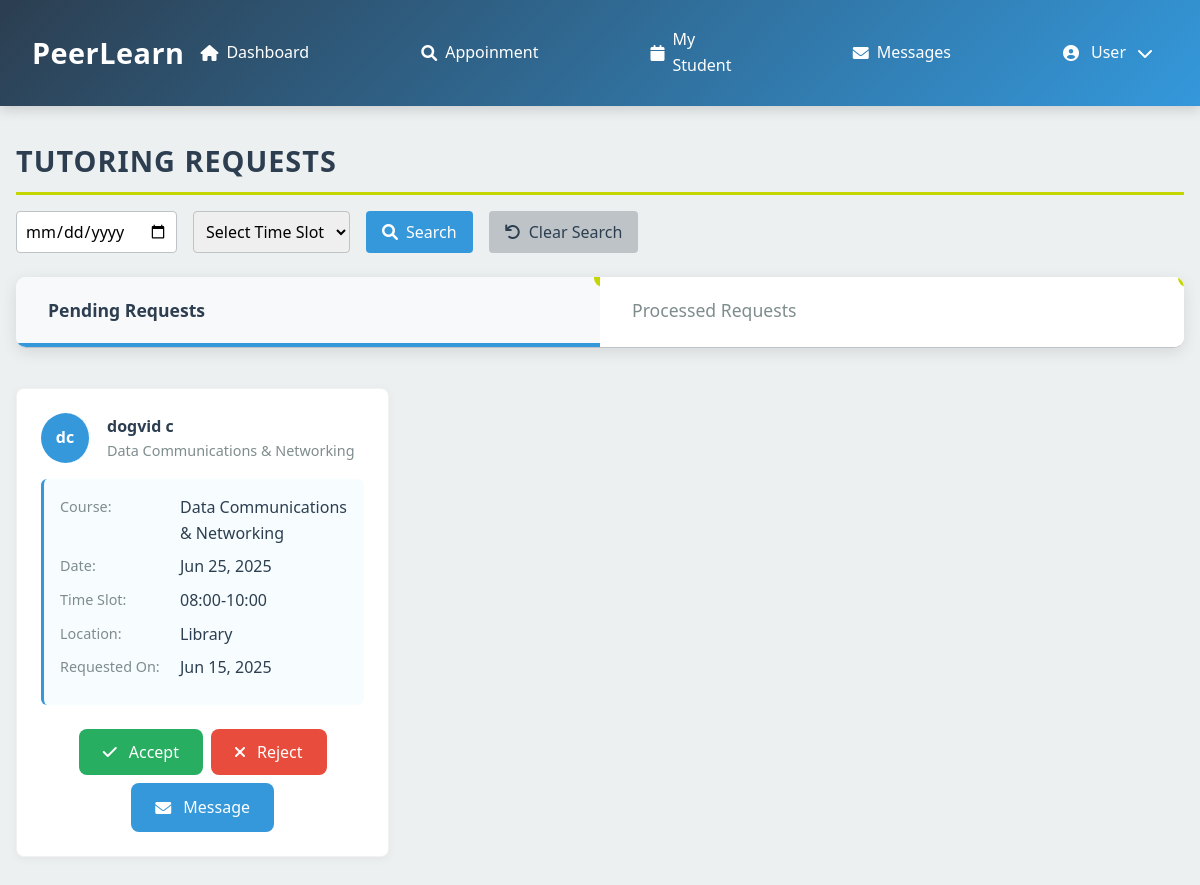
Page /tutor_requests.php (signed in) on the earlier database version.
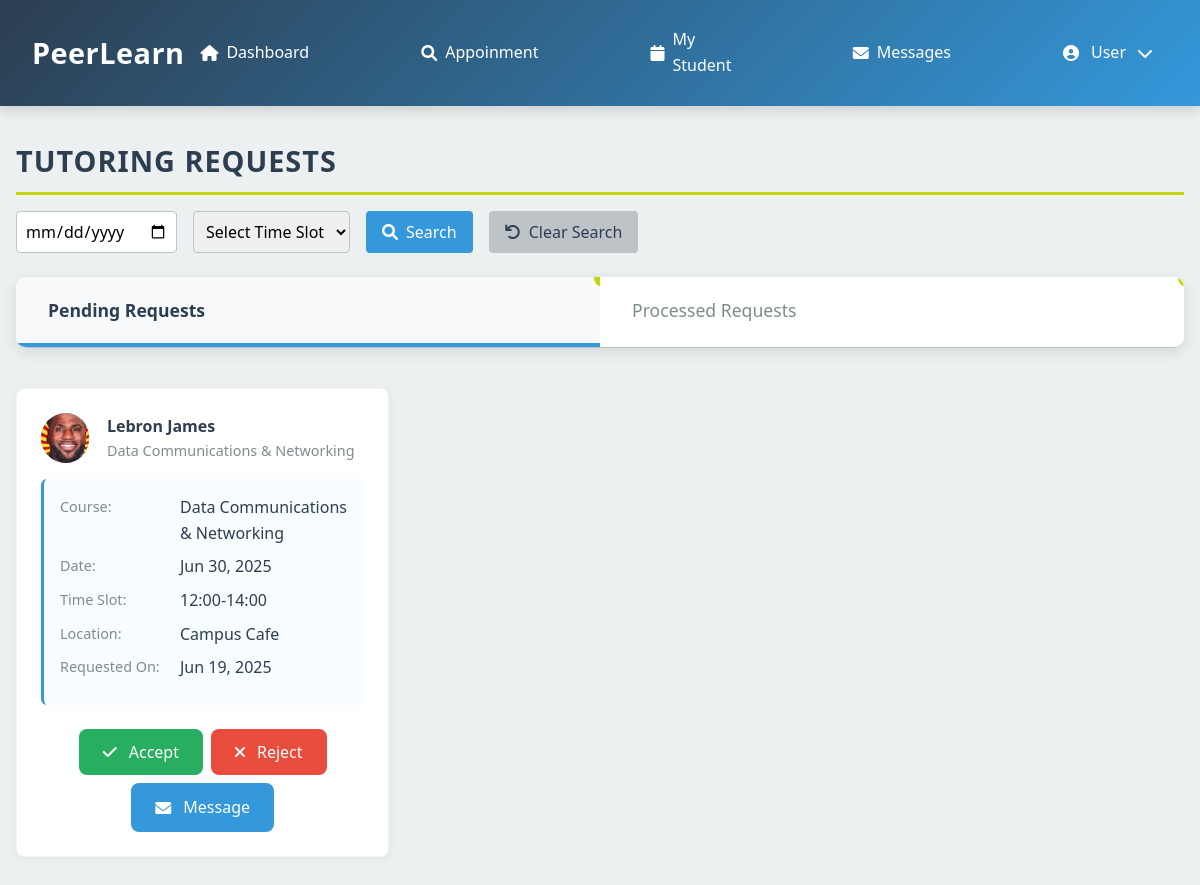
Same page on the later database version.
### tables this page shows
CREATE TABLE `session_requests` (
  `request_id` int(11) NOT NULL,
  `tutor_id` int(11) NOT NULL,
  `student_id` int(11) NOT NULL,
  `course_id` int(11) NOT NULL,
  `location_id` int(11) NOT NULL,
  `time_slot` varchar(20) NOT NULL,
  `selected_date` date NOT NULL,
  `notes` text DEFAULT NULL,
  `status` enum('pending','confirmed','rejected','completed','cancelled') NOT NULL DEFAULT 'pending',
  `created_at` datetime NOT NULL
);

CREATE TABLE `user` (
  `user_id` int(11) NOT NULL,
  `username` varchar(50) NOT NULL,
  `password` varchar(255) DEFAULT NULL,
  `email` varchar(100) NOT NULL,
  `role` enum('student','tutor','admin') NOT NULL,
  `first_name` varchar(50) NOT NULL,
  `last_name` varchar(50) NOT NULL,
  `phone` varchar(20) DEFAULT NULL,
  `profile_image` varchar(255) DEFAULT NULL,
  `is_active` tinyint(1) DEFAULT 1,
  `created_at` timestamp NOT NULL DEFAULT current_timestamp(),
  `last_login` datetime DEFAULT NULL,
  `reset_token_hash` varchar(64) DEFAULT NULL,
  `reset_token_expires_at` datetime DEFAULT NULL
);

CREATE TABLE `course` (
  `id` int(11) NOT NULL,
  `course_name` varchar(100) NOT NULL,
  `details` text DEFAULT NULL,
  `status` enum('active','inactive') DEFAULT 'active',
  `created_at` timestamp NOT NULL DEFAULT current_timestamp(),
  `updated_at` timestamp NOT NULL DEFAULT current_timestamp() ON UPDATE current_timestamp()
);

CREATE TABLE `location` (
  `location_id` int(11) NOT NULL,
  `location_name` varchar(100) NOT NULL
);

### tutor_requests.php (the view, shortened to what the changed rows need)
<?php
require_once 'db_connection.php';
$user_id = $_SESSION['user_id'];
$active_tab = isset($_POST['active_tab']) ? $_POST['active_tab'] : (isset($_SESSION['active_tab']) ? $_SESSION['active_tab'] : 'pending');
$search_results = [];
$search_date = isset($_POST['search_date']) ? trim($_POST['search_date']) : '';
$search_time_slot = isset($_POST['search_time_slot']) ? trim($_POST['search_time_slot']) : '';
if ($_SERVER['REQUEST_METHOD'] === 'POST' && isset($_POST['search'])) {
    $stmt_search = $conn->prepare("
        SELECT sr.request_id, sr.tutor_id, sr.student_id, sr.course_id, sr.status, sr.created_at,
               sr.time_slot, sr.selected_date, c.course_name, u.first_name, u.last_name, u.profile_image, l.location_name
        FROM session_requests sr
        JOIN course c ON sr.course_id = c.id
        JOIN user u ON sr.student_id = u.user_id
        JOIN location l ON sr.location_id = l.location_id
        WHERE sr.tutor_id = ?
        AND (? = '' OR sr.selected_date = ?)
        AND (? = '' OR sr.time_slot = ?)
    ");
    if (!$stmt_search) {
        $_SESSION['error'] = "Error preparing search query: " . $conn->error;
        error_log("Error preparing search query: " . $conn->error);
    } else {
        $stmt_search->bind_param("isssi", $user_id, $search_date, $search_date, $search_time_slot, $search_time_slot);
        $stmt_search->execute();
        $result = $stmt_search->get_result();
        while ($row = $result->fetch_assoc()) {
            $search_results[] = $row;
        }
        $stmt_search->close();
    }
} else {
    $stmt = $conn->prepare("
        SELECT sr.request_id, sr.tutor_id, sr.student_id, sr.course_id, sr.status, sr.created_at,
               sr.time_slot, sr.selected_date, c.course_name, u.first_name, u.last_name, u.profile_image, l.location_name
        FROM session_requests sr
        JOIN course c ON sr.course_id = c.id
        JOIN user u ON sr.student_id = u.user_id
        JOIN location l ON sr.location_id = l.location_id
        WHERE sr.tutor_id = ? AND sr.status = 'pending'
    ");
    if (!$stmt) {
        $_SESSION['error'] = "Error preparing pending requests: " . $conn->error;
        error_log("Error preparing pending requests: " . $conn->error);
    } else {
        $stmt->bind_param("i", $user_id);
        $stmt->execute();
        $result = $stmt->get_result();
        while ($row = $result->fetch_assoc()) {
            $search_results[] = $row;
        }
    }
}
?>
<!DOCTYPE html>
<html lang="en">
<head>
    <link rel="stylesheet" href="https://cdnjs.cloudflare.com/ajax/libs/font-awesome/6.0.0-beta3/css/all.min.css">
</head>
<body>
    <?php include 'header/tut_head.php'; ?>
    <main>
        <h1 class="section-title">Tutoring Requests</h1>
        <div id="pending-tab" class="tab-content <?php echo $active_tab === 'pending' ? 'active' : ''; ?>">
            <?php $pending_requests = array_filter($search_results, fn($r) => $r['status'] === 'pending'); ?>
            <?php if ($pending_requests): ?>
                <div class="request-list">
                    <?php foreach ($pending_requests as $request): ?>
                        <div class="request-card">
                            <div class="request-header">
                                <div class="student-avatar">
                                    <?php if ($request['profile_image']): ?>
                                        <img src="<?php echo htmlspecialchars($request['profile_image']); ?>" alt="Student" class="profile-image">
                                    <?php else: ?>
                                        <?php echo htmlspecialchars(substr($request['first_name'] ?? '', 0, 1) . substr($request['last_name'] ?? '', 0, 1)); ?>
                                    <?php endif; ?>
                                </div>
                                <div class="request-info">
                                    <div class="student-name"><?php echo htmlspecialchars(($request['first_name'] ?? '') . ' ' . ($request['last_name'] ?? '')); ?></div>
                                    <div class="request-subject"><?php echo htmlspecialchars($request['course_name'] ?? 'Unknown Course'); ?></div>
                                </div>
                            </div>
                            <div class="request-details">
                                <div class="detail-item">
                                    <div class="detail-label">Course:</div>
                                    <div class="detail-value"><?php echo htmlspecialchars($request['course_name'] ?? 'Unknown Course'); ?></div>
                                </div>
                                <div class="detail-item">
                                    <div class="detail-label">Date:</div>
                                    <div class="detail-value">
                                        <?php echo !empty($request['selected_date'])
                                            ? date('M d, Y', strtotime($request['selected_date']))
                                            : 'Not specified'; ?>
                                    </div>
                                </div>
                                <div class="detail-item">
                                    <div class="detail-label">Time Slot:</div>
                                    <div class="detail-value">
                                        <?php echo htmlspecialchars($request['time_slot'] ?? 'Not specified'); ?>
                                    </div>
                                </div>
                                <div class="detail-item">
                                    <div class="detail-label">Location:</div>
                                    <div class="detail-value">
                                        <?php echo htmlspecialchars($request['location_name'] ?? 'Not specified'); ?>
                                    </div>
                                </div>
                                <div class="detail-item">
                                    <div class="detail-label">Requested On:</div>
                                    <div class="detail-value">
                                        <?php echo !empty($request['created_at'])
                                            ? date('M d, Y', strtotime($request['created_at']))
                                            : 'Not specified'; ?>
                                    </div>
                                </div>
                            </div>
                            <div class="request-actions">
                                <form method="post" action="tutor_requests.php">
                                    <button type="submit" class="btn btn-success"><i class="fas fa-check"></i> Accept</button>
                                </form>
                                <form method="post" action="tutor_requests.php">
                                    <button type="submit" class="btn btn-danger"><i class="fas fa-times"></i> Reject</button>
                                </form>
                                <a href="messages.php?student_id=<?php echo htmlspecialchars($request['student_id'] ?? ''); ?>" class="btn btn-message"><i class="fas fa-envelope"></i> Message</a>
                            </div>
                        </div>
                    <?php endforeach; ?>
                </div>
            <?php endif; ?>
        </div>
    </main>
</body>
</html>

Differences in the rows shown:
removed session_requests: student.last_name "dc", student.last_name "dogvid c", course.course_name "Data Communications & Networking", selected_date "Jun 25, 2025", time_slot "08:00-10:00", location.location_name "Library", created_at "Jun 15, 2025"
added session_requests: student.profile_image (picture), student.last_name "Lebron James", course.course_name "Data Communications & Networking", selected_date "Jun 30, 2025", time_slot "12:00-14:00", location.location_name "Campus Cafe", created_at "Jun 19, 2025"
